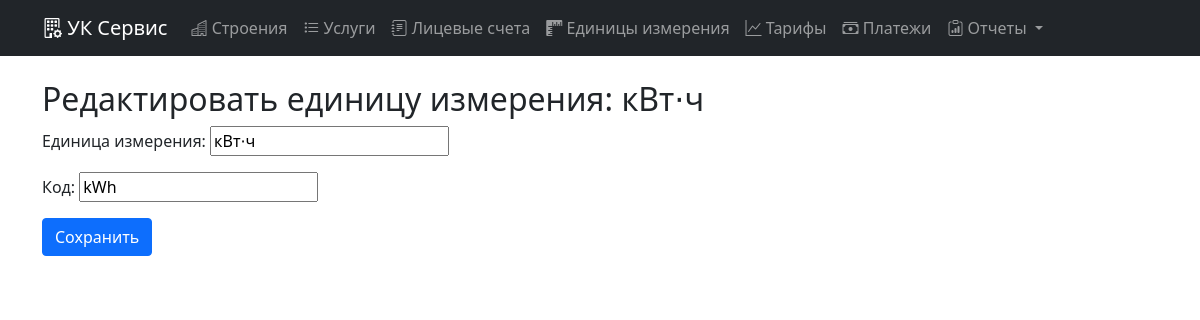
The app's page /edit_unit/9/ with its own data.
### main/models.py (models this page shows, shortened)
class Unit(models.Model):
    name = models.CharField("Единица измерения", max_length=20)
    code = models.CharField("Код", max_length=10, unique=True)

### main/views.py (the view)
# urls.py: path('edit_unit/<int:pk>/', views.edit_unit, name='edit_unit'),  # Редактирование единицы измерения
def edit_unit(request, pk):
    unit = get_object_or_404(Unit, pk=pk)
    if request.method == 'POST':
        form = UnitForm(request.POST, instance=unit)
        if form.is_valid():
            form.save()
            return redirect('unit_list')  # Перенаправляем на список единиц измерения
    else:
        form = UnitForm(instance=unit)
    return render(request, 'edit_unit.html', {'form': form})

### main/forms.py
class UnitForm(forms.ModelForm):
    class Meta:
        model = Unit
        fields = ['name', 'code']

### templates/edit_unit.html (shortened to what this page needs)
{% extends 'base.html' %}
{% block content %}
<h2>Редактировать единицу измерения: {{ form.instance.name }}</h2>
<form method="post">
    {{ form.as_p }}
    <button type="submit" class="btn btn-primary">Сохранить</button>
</form>
{% endblock %}

### records on screen
Unit: instance.name "кВт⋅ч", name "кВт⋅ч", code "kWh"
